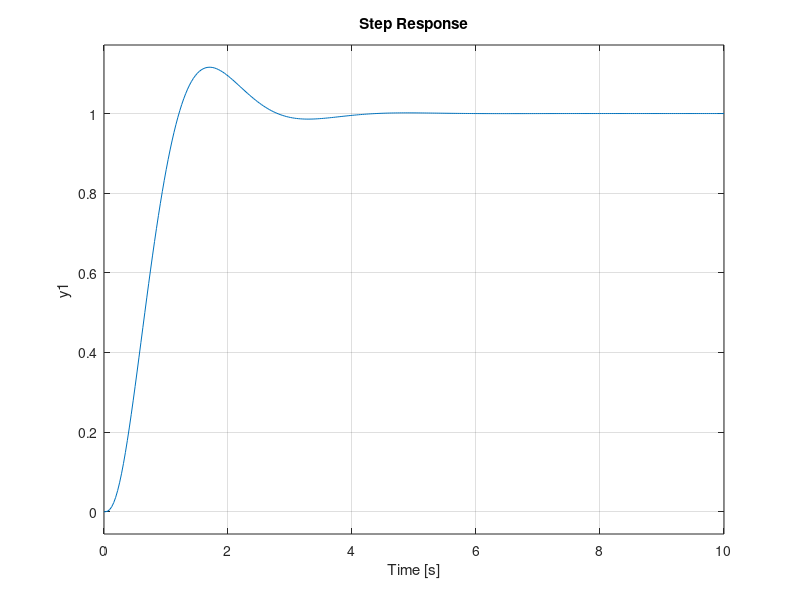

The MATLAB source for this figure: (Note: this script raises an error after producing the figure.)
%% s7_compare_all.m  —  TUM TASARIMLARIN KARSILASTIRMASI (OVERLAY + OZET TABLO)
%  Heading icin: ders kitabi (rate-fb), kendi RL, durum-uzayi FSF basamak
%  yanitlarini ust uste cizer ve metrik tablosunu konsola basar.
clear; clc; close all;
s = tf('s');
G_psi=-0.25*(s+0.437)/(s*(s+2)*(s+1.29)*(s+0.193));
G_th =-0.25*(s+0.435)/((s+2)*(s+1.23)*(s^2+0.226*s+0.0169));

% Ders kitabi
K1=13.71; Pin=feedback(-G_psi,K1*s); Ttb=minreal(feedback(K1*Pin,1));
% Kendi RL
Ch=119.7*(s+0.193)*(s+1.3)/((s+0.437)*(s+12)); Trl=minreal(feedback(-Ch*G_psi,1));
% FSF
sys=ss(G_psi);A=sys.A;B=sys.B;C=sys.C; zeta=0.559;wn=2.383;sig=zeta*wn;wd=wn*sqrt(1-zeta^2);
Kf=place(A,B,[-sig+1i*wd,-sig-1i*wd,-0.437,-10]); Nf=-1/(C/(A-B*Kf)*B);
Tfsf=ss(A-B*Kf,B*Nf,C,0);

figure('Name','Heading karsilastirma','Color','w');
step(Ttb,10); hold on; step(Trl,10); step(Tfsf,10); grid on; yline(1,'k:');
legend('Ders kitabi (rate-fb)','Kendi root-locus','Durum-uzayi FSF','Location','SE');
title('HEADING — birim basamak yaniti karsilastirmasi');

% --- Ozet tablo ---
dess={'Ders kitabi','Kendi RL','FSF'}; T={Ttb,Trl,Tfsf};
fprintf('\n%-14s %7s %7s %7s\n','Tasarim','OS(%)','Ts(s)','Tp(s)');
for i=1:3
  in=stepinfo(T{i},'SettlingTimeThreshold',0.02);
  fprintf('%-14s %7.1f %7.2f %7.2f\n',dess{i},in.Overshoot,in.SettlingTime,in.PeakTime);
end
